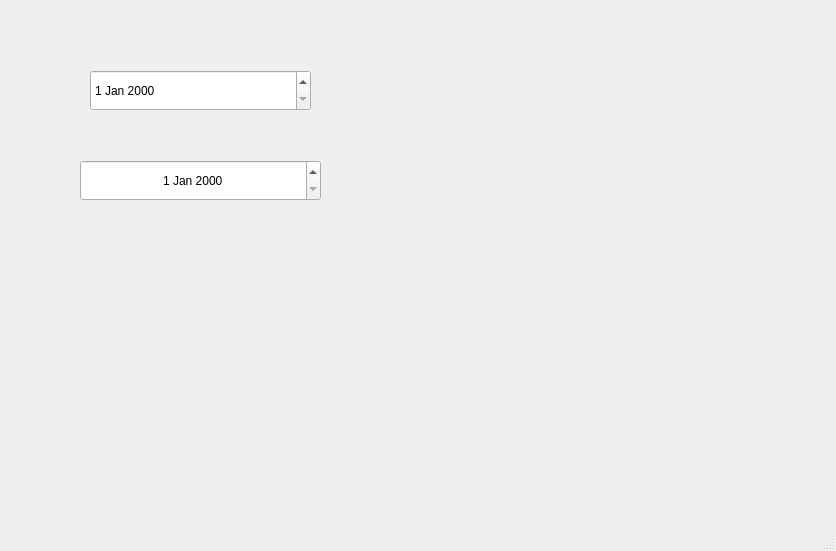
<?xml version="1.0" encoding="UTF-8"?>
<ui version="4.0">
 <class>MainWindow</class>
 <widget class="QMainWindow" name="MainWindow">
  <property name="geometry">
   <rect>
    <x>0</x>
    <y>0</y>
    <width>836</width>
    <height>551</height>
   </rect>
  </property>
  <property name="windowTitle">
   <string>MainWindow</string>
  </property>
  <widget class="QWidget" name="centralwidget">
   <widget class="QDateEdit" name="dateEdit">
    <property name="geometry">
     <rect>
      <x>90</x>
      <y>70</y>
      <width>221</width>
      <height>41</height>
     </rect>
    </property>
   </widget>
   <widget class="QDateEdit" name="dateEdit_2">
    <property name="geometry">
     <rect>
      <x>80</x>
      <y>160</y>
      <width>241</width>
      <height>41</height>
     </rect>
    </property>
    <property name="alignment">
     <set>Qt::AlignCenter</set>
    </property>
   </widget>
  </widget>
  <widget class="QMenuBar" name="menubar">
   <property name="geometry">
    <rect>
     <x>0</x>
     <y>0</y>
     <width>836</width>
     <height>22</height>
    </rect>
   </property>
  </widget>
  <widget class="QStatusBar" name="statusbar"/>
 </widget>
 <resources/>
 <connections/>
</ui>
